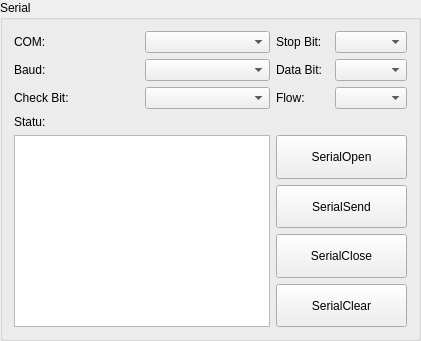
       <widget class="QGroupBox" name="groupBox_serial">
        <property name="title">
         <string>Serial</string>
        </property>
        <layout class="QGridLayout" name="gridLayout_2">
         <item row="0" column="1">
          <layout class="QHBoxLayout" name="horizontalLayout_serial_2">
           <item>
            <widget class="QLabel" name="label_stopBit">
             <property name="text">
              <string>Stop Bit: </string>
             </property>
            </widget>
           </item>
           <item>
            <widget class="QComboBox" name="comboBox_stopBit">
             <property name="sizePolicy">
              <sizepolicy hsizetype="Minimum" vsizetype="Preferred">
               <horstretch>0</horstretch>
               <verstretch>0</verstretch>
              </sizepolicy>
             </property>
            </widget>
           </item>
          </layout>
         </item>
         <item row="1" column="0">
          <layout class="QHBoxLayout" name="horizontalLayout_serial_4">
           <item>
            <widget class="QLabel" name="label_baud">
             <property name="text">
              <string>Baud: </string>
             </property>
            </widget>
           </item>
           <item>
            <widget class="QComboBox" name="comboBox_baud">
             <property name="sizePolicy">
              <sizepolicy hsizetype="Minimum" vsizetype="Preferred">
               <horstretch>0</horstretch>
               <verstretch>0</verstretch>
              </sizepolicy>
             </property>
            </widget>
           </item>
          </layout>
         </item>
         <item row="0" column="0">
          <layout class="QHBoxLayout" name="horizontalLayout_serial_1">
           <item>
            <widget class="QLabel" name="label_com">
             <property name="text">
              <string>COM: </string>
             </property>
            </widget>
           </item>
           <item>
            <widget class="QComboBox" name="comboBox_com">
             <property name="sizePolicy">
              <sizepolicy hsizetype="Minimum" vsizetype="Preferred">
               <horstretch>0</horstretch>
               <verstretch>0</verstretch>
              </sizepolicy>
             </property>
            </widget>
           </item>
          </layout>
         </item>
         <item row="1" column="1">
          <layout class="QHBoxLayout" name="horizontalLayout_serial_5">
           <item>
            <widget class="QLabel" name="label_dataBit">
             <property name="text">
              <string>Data Bit:  </string>
             </property>
            </widget>
           </item>
           <item>
            <widget class="QComboBox" name="comboBox_dataBit">
             <property name="sizePolicy">
              <sizepolicy hsizetype="Minimum" vsizetype="Preferred">
               <horstretch>0</horstretch>
               <verstretch>0</verstretch>
              </sizepolicy>
             </property>
            </widget>
           </item>
          </layout>
         </item>
         <item row="2" column="0">
          <layout class="QHBoxLayout" name="horizontalLayout_serial_3">
           <item>
            <widget class="QLabel" name="label_checkBit">
             <property name="text">
              <string>Check Bit:  </string>
             </property>
            </widget>
           </item>
           <item>
            <widget class="QComboBox" name="comboBox_checkBit">
             <property name="sizePolicy">
              <sizepolicy hsizetype="Minimum" vsizetype="Preferred">
               <horstretch>0</horstretch>
               <verstretch>0</verstretch>
              </sizepolicy>
             </property>
            </widget>
           </item>
          </layout>
         </item>
         <item row="2" column="1">
          <layout class="QHBoxLayout" name="horizontalLayout_serial_6">
           <item>
            <widget class="QLabel" name="label_flow">
             <property name="text">
              <string>Flow:  </string>
             </property>
            </widget>
           </item>
           <item>
            <widget class="QComboBox" name="comboBox_flow">
             <property name="sizePolicy">
              <sizepolicy hsizetype="Minimum" vsizetype="Preferred">
               <horstretch>0</horstretch>
               <verstretch>0</verstretch>
              </sizepolicy>
             </property>
            </widget>
           </item>
          </layout>
         </item>
         <item row="3" column="0">
          <layout class="QVBoxLayout" name="verticalLayout_serial_1">
           <item>
            <widget class="QLabel" name="label_serial_statu">
             <property name="text">
              <string>Statu:</string>
             </property>
            </widget>
           </item>
           <item>
            <widget class="QTextBrowser" name="textBrowser_serial_text"/>
           </item>
          </layout>
         </item>
         <item row="3" column="1">
          <layout class="QVBoxLayout" name="verticalLayout_serial_2">
           <item>
            <spacer name="horizontalSpacer_serial_1">
             <property name="orientation">
              <enum>Qt::Horizontal</enum>
             </property>
             <property name="sizeHint" stdset="0">
              <size>
               <width>40</width>
               <height>20</height>
              </size>
             </property>
            </spacer>
           </item>
           <item>
            <widget class="QPushButton" name="pushButton_serialOpen">
             <property name="sizePolicy">
              <sizepolicy hsizetype="Minimum" vsizetype="Preferred">
               <horstretch>0</horstretch>
               <verstretch>0</verstretch>
              </sizepolicy>
             </property>
             <property name="text">
              <string>SerialOpen</string>
             </property>
            </widget>
           </item>
           <item>
            <widget class="QPushButton" name="pushButton_serialSend">
             <property name="sizePolicy">
              <sizepolicy hsizetype="Minimum" vsizetype="Preferred">
               <horstretch>0</horstretch>
               <verstretch>0</verstretch>
              </sizepolicy>
             </property>
             <property name="text">
              <string>SerialSend</string>
             </property>
            </widget>
           </item>
           <item>
            <widget class="QPushButton" name="pushButton_serialClose">
             <property name="sizePolicy">
              <sizepolicy hsizetype="Minimum" vsizetype="Preferred">
               <horstretch>0</horstretch>
               <verstretch>0</verstretch>
              </sizepolicy>
             </property>
             <property name="text">
              <string>SerialClose</string>
             </property>
            </widget>
           </item>
           <item>
            <widget class="QPushButton" name="pushButton_serialClear">
             <property name="sizePolicy">
              <sizepolicy hsizetype="Minimum" vsizetype="Preferred">
               <horstretch>0</horstretch>
               <verstretch>0</verstretch>
              </sizepolicy>
             </property>
             <property name="text">
              <string>SerialClear</string>
             </property>
            </widget>
           </item>
          </layout>
         </item>
        </layout>
       </widget>
